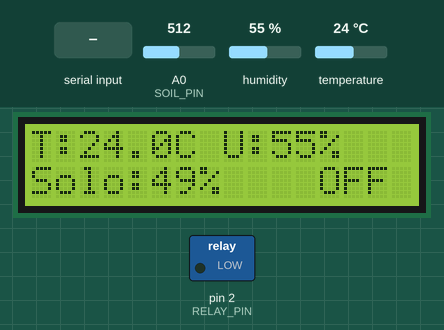
Recording of a sketch running on a simulated Arduino Uno, built with avr-gcc and run on an emulated ATmega328P. On the bench: 16×2 character LCD, switched loads named in the sketch (green lamp = pin HIGH). The inputs (shaded band) are chosen by the test bench; at power-on: humidity 55 %, A0 (SOIL_PIN) = 512, temperature 24 °C. Random numbers use the default seed unless the sketch sets one; what the sketch prints to the serial monitor is not drawn.

Above: at 3.4 s.
3.5 s: "LIGAR\n" received over the second serial link
At 5.4 s:
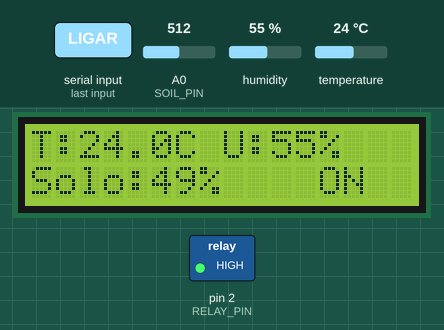
6.6 s: humidity set to 22 %
At 12.36 s:
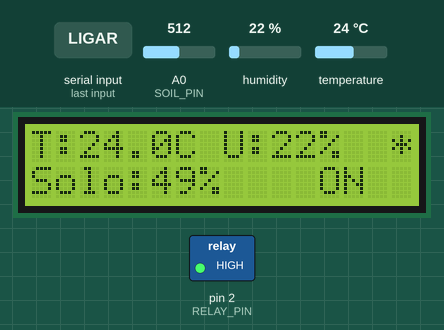
13.2 s: A0 (SOIL_PIN) set to 716
At 15.2 s:
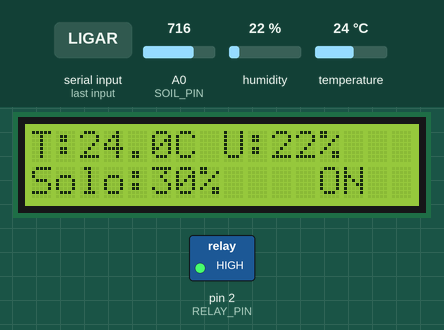
16.3 s: "DESLIGAR\n" received over the second serial link
At 17.9 s:
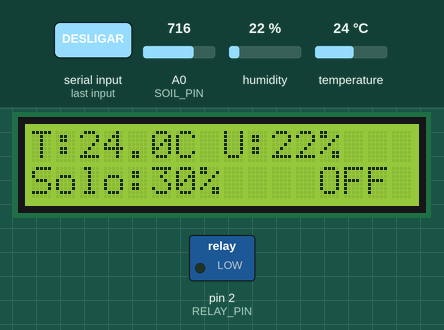
19.4 s: temperature set to 12 °C
At 23.1 s:
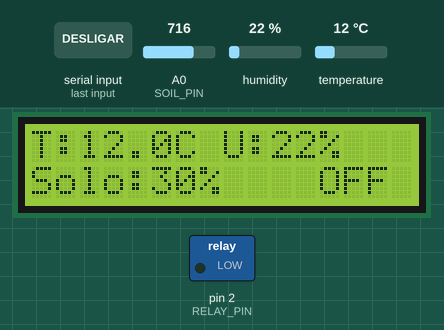
23.5 s: "ON\n" received over the second serial link
At 25.3 s:
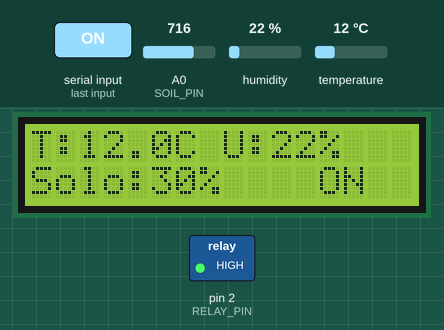
Timing chart, 0 to 26.8 s (numbered marks = the images above; inputs shaded):
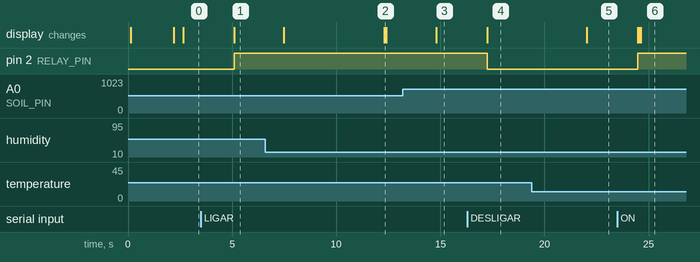

The sketch:

ARDUINO_UNO_CODE.ino
```cpp
#include <Wire.h>
#include <LiquidCrystal_I2C.h>
#include <SoftwareSerial.h>
#include "DHT.h"

// --- CONFIGURAÇÕES DOS PINOS ---
#define DHTPIN 4          // Pino de dados do DHT22
#define DHTTYPE DHT22     // Tipo do sensor DHT22
#define SOIL_PIN A0       // Pino analógico do sensor de umidade do solo
#define RELAY_PIN 2       // Pino do relé para controle do sistema
#define BT_RX 10          // Pino RX do HC-05 conectado ao TX do Arduino
#define BT_TX 11          // Pino TX do HC-05 conectado ao RX do Arduino

// --- OBJETOS ---
DHT dht(DHTPIN, DHTTYPE);
LiquidCrystal_I2C lcd(0x27, 16, 2);
SoftwareSerial bluetooth(BT_RX, BT_TX); // RX, TX

// --- VARIÁVEIS ---
float temperatura;
float umidade_ar;
int umidade_solo;
int umidade_solo_percentual;
float nivel_agua_cm;
float taxa_evaporacao;
unsigned long lastSendTime = 0;
const unsigned long sendInterval = 10000; // Envia a cada 10 segundos
bool sistemaLigado = false;
String deviceId = "dec6c9b8-1ad1-44a6-a798-2bcfd9147817"; // ID do dispositivo

void setup() {
  Serial.begin(9600);      // Monitor Serial
  bluetooth.begin(9600);   // Comunicação Bluetooth HC-05
  dht.begin();
  lcd.init();
  lcd.backlight();

  pinMode(RELAY_PIN, OUTPUT);
  digitalWrite(RELAY_PIN, LOW); // Sistema desligado inicialmente

  // Mensagens de inicialização
  Serial.println("========================================");
  Serial.println("🔵 Sistema DAEA Iniciando...");
  Serial.println("========================================");

  lcd.setCursor(0, 0);
  lcd.print("DAEA Sistema");
  lcd.setCursor(0, 1);
  lcd.print("Iniciando...");

  Serial.println("📱 Aguardando conexão Bluetooth...");
  Serial.println("💡 Use o app para conectar via HC-05");

  delay(2000);
  lcd.clear();

  Serial.println("✅ Sistema pronto!");
  Serial.println("========================================");
}

void loop() {
  // Verifica comandos do Bluetooth
  verificarComandosBluetooth();

  // --- LEITURA DOS SENSORES ---
  umidade_ar = dht.readHumidity();
  temperatura = dht.readTemperature();
  umidade_solo = analogRead(SOIL_PIN);

  // Verifica se as leituras são válidas
  if (isnan(umidade_ar) || isnan(temperatura)) {
    Serial.println("❌ Erro ao ler do DHT22!");
    lcd.setCursor(0, 0);
    lcd.print("Erro DHT22!     ");
    delay(2000);
    return;
  }

  // --- CONVERSÃO DA UMIDADE DO SOLO ---
  // Arduino Uno tem ADC de 10 bits (0-1023)
  umidade_solo_percentual = map(umidade_solo, 1023, 0, 0, 100);
  umidade_solo_percentual = constrain(umidade_solo_percentual, 0, 100);

  // --- NÍVEL DE ÁGUA (Simulação baseada na umidade do solo) ---
  // Converte umidade do solo em nível de água em cm (30-80cm)
  nivel_agua_cm = map(umidade_solo_percentual, 0, 100, 30, 80);
  nivel_agua_cm = nivel_agua_cm + (random(-10, 10) / 10.0); // Adiciona variação
  nivel_agua_cm = constrain(nivel_agua_cm, 30, 80);

  // --- CÁLCULO DA TAXA DE EVAPORAÇÃO ---
  // Quanto maior a temperatura e menor a umidade, maior a evaporação
  float tempFactor = (temperatura - 20.0) / 10.0; // Normalizado
  float humidityFactor = (100.0 - umidade_ar) / 100.0; // Invertido e normalizado
  taxa_evaporacao = (tempFactor * 2.0 + humidityFactor * 3.0);
  taxa_evaporacao = constrain(taxa_evaporacao, 0, 10); // Limita entre 0-10 mm/h

  // --- EXIBE NO MONITOR SERIAL ---
  Serial.println("──────────────────────────────────────");
  Serial.print("🌡️  Temperatura: ");
  Serial.print(temperatura, 1);
  Serial.println(" °C");

  Serial.print("💧 Umidade Ar: ");
  Serial.print(umidade_ar, 1);
  Serial.println(" %");

  Serial.print("🌱 Umidade Solo: ");
  Serial.print(umidade_solo_percentual);
  Serial.println(" %");

  Serial.print("📏 Nível Água: ");
  Serial.print(nivel_agua_cm, 1);
  Serial.println(" cm");

  Serial.print("💨 Taxa Evaporação: ");
  Serial.print(taxa_evaporacao, 2);
  Serial.println(" mm/h");

  Serial.print("⚡ Sistema: ");
  Serial.println(sistemaLigado ? "🟢 LIGADO" : "🔴 DESLIGADO");
  Serial.println("──────────────────────────────────────");

  // --- EXIBE NO LCD ---
  lcd.setCursor(0, 0);
  lcd.print("T:");
  lcd.print(temperatura, 1);
  lcd.print("C ");
  lcd.print("U:");
  lcd.print(umidade_ar, 0);
  lcd.print("% ");

  lcd.setCursor(0, 1);
  lcd.print("Solo:");
  lcd.print(umidade_solo_percentual);
  lcd.print("% ");

  // Indicador de status
  lcd.setCursor(12, 1);
  if (sistemaLigado) {
    lcd.print("ON ");
  } else {
    lcd.print("OFF");
  }

  // --- CONTROLA RELÉ ---
  digitalWrite(RELAY_PIN, sistemaLigado ? HIGH : LOW);

  // --- ENVIA DADOS VIA BLUETOOTH ---
  unsigned long currentTime = millis();
  if (currentTime - lastSendTime >= sendInterval && sistemaLigado) {
    lastSendTime = currentTime;
    enviarDadosBluetooth();
  }

  delay(2000);
}

void verificarComandosBluetooth() {
  if (bluetooth.available() > 0) {
    String comando = bluetooth.readStringUntil('\n');
    comando.trim();

    Serial.print("📱 Comando recebido: ");
    Serial.println(comando);

    if (comando == "LIGAR" || comando == "ON" || comando == "1") {
      sistemaLigado = true;
      Serial.println("✅ Sistema LIGADO via Bluetooth");
      bluetooth.println("OK:LIGADO");

    } else if (comando == "DESLIGAR" || comando == "OFF" || comando == "0") {
      sistemaLigado = false;
      Serial.println("⚠️ Sistema DESLIGADO via Bluetooth");
      bluetooth.println("OK:DESLIGADO");

    } else if (comando.startsWith("DEVICE_ID:")) {
      deviceId = comando.substring(10);
      Serial.print("📝 Device ID configurado: ");
      Serial.println(deviceId);
      bluetooth.println("OK:ID_RECEBIDO");

    } else if (comando == "STATUS") {
      String status = sistemaLigado ? "LIGADO" : "DESLIGADO";
      bluetooth.println("STATUS:" + status);
      Serial.print("📊 Status enviado: ");
      Serial.println(status);

    } else {
      Serial.println("❌ Comando desconhecido");
      bluetooth.println("ERROR:UNKNOWN_COMMAND");
    }
  }
}

void enviarDadosBluetooth() {
  Serial.println("📤 Enviando dados via Bluetooth...");

  // Formato: DADOS|temp|humid|solo|agua|evap
  String dados = "DADOS|";
  dados += String(temperatura, 2) + "|";
  dados += String(umidade_ar, 2) + "|";
  dados += String(umidade_solo_percentual) + "|";
  dados += String(nivel_agua_cm, 2) + "|";
  dados += String(taxa_evaporacao, 2);

  bluetooth.println(dados);

  Serial.print("✅ Enviado: ");
  Serial.println(dados);

  lcd.setCursor(15, 0);
  lcd.print("*");
  delay(100);
  lcd.setCursor(15, 0);
  lcd.print(" ");
}
```

Measured:
- after the input at 3.5 s, pin 2 (RELAY_PIN): LOW → HIGH after 1.6 s; the display: changes after 1.6 s (image 1)
- after the input at 13.2 s, the display: changes after 1.6 s (image 3)
- after the input at 16.3 s, pin 2 (RELAY_PIN): HIGH → LOW after 0.95 s; the display: changes after 0.95 s (image 4)
- after the input at 19.4 s, the display: changes after 2.6 s (image 5)
- after the input at 23.5 s, pin 2 (RELAY_PIN): LOW → HIGH after 0.97 s; the display: changes after 0.97 s (image 6)
